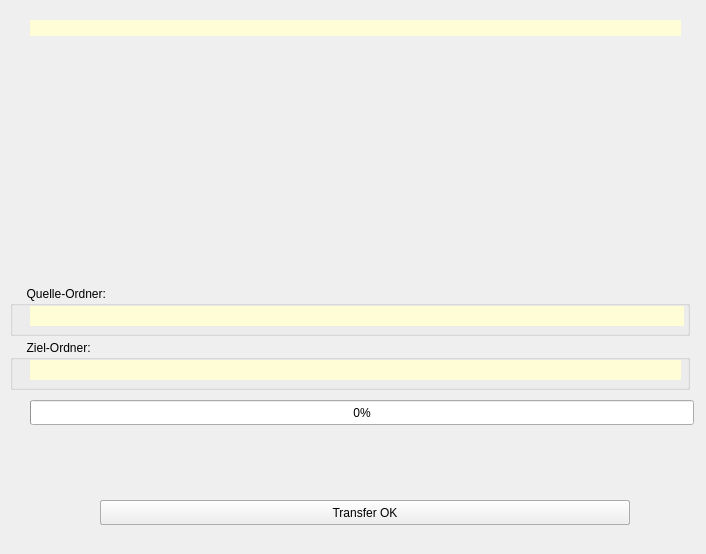
<?xml version="1.0" encoding="UTF-8"?>
<ui version="4.0">
 <class>Dialog</class>
 <widget class="QDialog" name="Dialog">
  <property name="geometry">
   <rect>
    <x>0</x>
    <y>0</y>
    <width>706</width>
    <height>554</height>
   </rect>
  </property>
  <property name="cursor">
   <cursorShape>ArrowCursor</cursorShape>
  </property>
  <property name="windowTitle">
   <string>Datei Transfer</string>
  </property>
  <property name="modal">
   <bool>false</bool>
  </property>
  <widget class="QProgressBar" name="prgBar_Transfer">
   <property name="geometry">
    <rect>
     <x>30</x>
     <y>400</y>
     <width>664</width>
     <height>25</height>
    </rect>
   </property>
   <property name="value">
    <number>0</number>
   </property>
  </widget>
  <widget class="QLabel" name="lbl_move_file">
   <property name="geometry">
    <rect>
     <x>30</x>
     <y>20</y>
     <width>651</width>
     <height>16</height>
    </rect>
   </property>
   <property name="styleSheet">
    <string notr="true">background-color: rgb(255, 253, 213);</string>
   </property>
   <property name="text">
    <string/>
   </property>
  </widget>
  <widget class="QLabel" name="lbl_speed">
   <property name="geometry">
    <rect>
     <x>30</x>
     <y>450</y>
     <width>641</width>
     <height>41</height>
    </rect>
   </property>
   <property name="text">
    <string/>
   </property>
  </widget>
  <widget class="QPushButton" name="btn_Stop">
   <property name="geometry">
    <rect>
     <x>100</x>
     <y>500</y>
     <width>530</width>
     <height>25</height>
    </rect>
   </property>
   <property name="text">
    <string>STOP</string>
   </property>
  </widget>
  <widget class="QPushButton" name="btn_OK_transfer">
   <property name="geometry">
    <rect>
     <x>100</x>
     <y>500</y>
     <width>530</width>
     <height>25</height>
    </rect>
   </property>
   <property name="text">
    <string>Transfer OK</string>
   </property>
  </widget>
  <widget class="QPushButton" name="btn_OK_exif">
   <property name="geometry">
    <rect>
     <x>100</x>
     <y>500</y>
     <width>530</width>
     <height>25</height>
    </rect>
   </property>
   <property name="text">
    <string>OK</string>
   </property>
  </widget>
  <widget class="QGroupBox" name="grpBox_dest">
   <property name="geometry">
    <rect>
     <x>10</x>
     <y>340</y>
     <width>680</width>
     <height>50</height>
    </rect>
   </property>
   <property name="title">
    <string>     Ziel-Ordner:</string>
   </property>
   <widget class="QLabel" name="lbl_Dest_Folder">
    <property name="geometry">
     <rect>
      <x>20</x>
      <y>20</y>
      <width>651</width>
      <height>20</height>
     </rect>
    </property>
    <property name="styleSheet">
     <string notr="true">background-color: rgb(255, 253, 213);</string>
    </property>
    <property name="text">
     <string/>
    </property>
   </widget>
  </widget>
  <widget class="QGroupBox" name="grpBox_source">
   <property name="geometry">
    <rect>
     <x>10</x>
     <y>286</y>
     <width>680</width>
     <height>50</height>
    </rect>
   </property>
   <property name="title">
    <string>     Quelle-Ordner:</string>
   </property>
   <widget class="QLabel" name="lbl_Source_Folder">
    <property name="geometry">
     <rect>
      <x>20</x>
      <y>20</y>
      <width>654</width>
      <height>20</height>
     </rect>
    </property>
    <property name="styleSheet">
     <string notr="true">background-color: rgb(255, 253, 213);</string>
    </property>
    <property name="text">
     <string/>
    </property>
   </widget>
  </widget>
  <widget class="QLabel" name="label_gif_transfer">
   <property name="geometry">
    <rect>
     <x>20</x>
     <y>40</y>
     <width>661</width>
     <height>241</height>
    </rect>
   </property>
   <property name="text">
    <string/>
   </property>
   <property name="scaledContents">
    <bool>true</bool>
   </property>
  </widget>
  <zorder>btn_Stop</zorder>
  <zorder>btn_OK_exif</zorder>
  <zorder>grpBox_source</zorder>
  <zorder>grpBox_dest</zorder>
  <zorder>btn_OK_transfer</zorder>
  <zorder>prgBar_Transfer</zorder>
  <zorder>lbl_move_file</zorder>
  <zorder>lbl_speed</zorder>
  <zorder>label_gif_transfer</zorder>
 </widget>
 <resources/>
 <connections/>
</ui>
